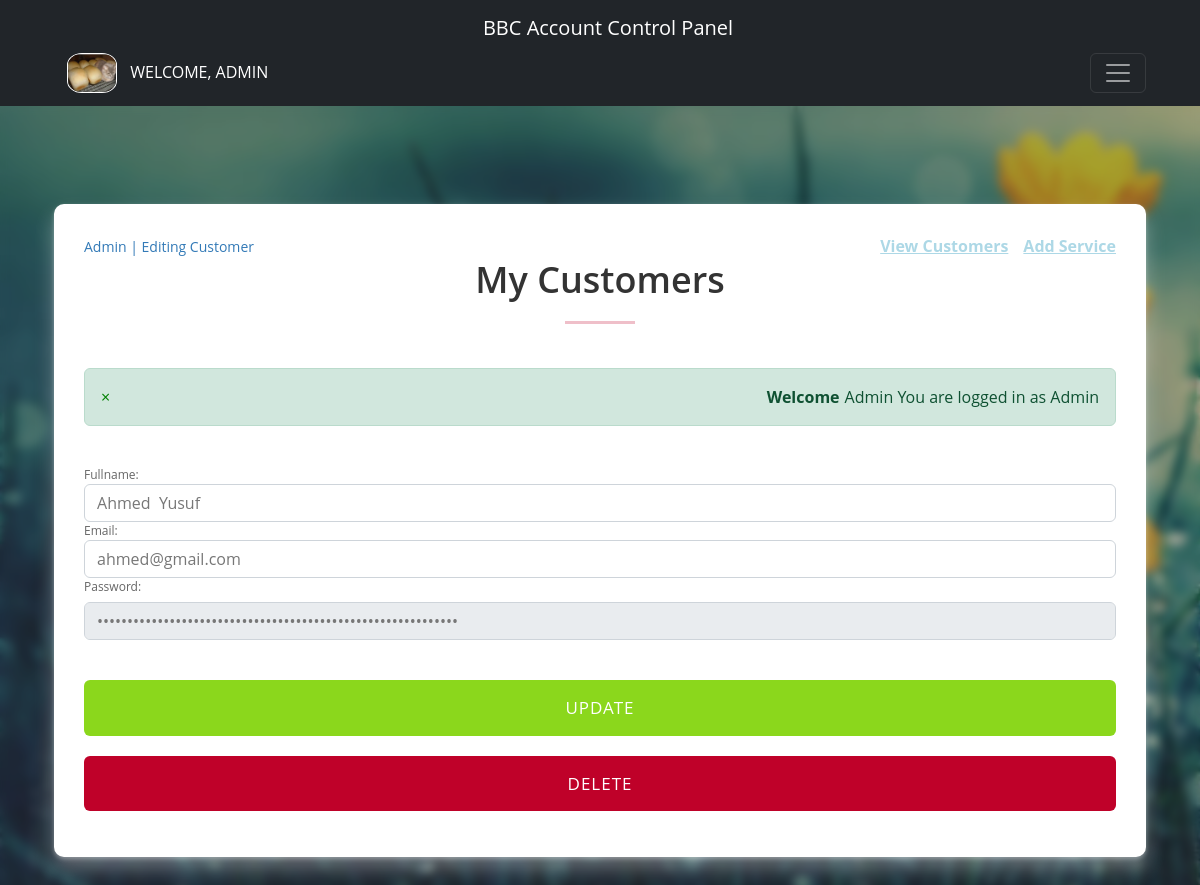
The page /edit.php?cus_id=789 (signed in) on the database as committed earlier.
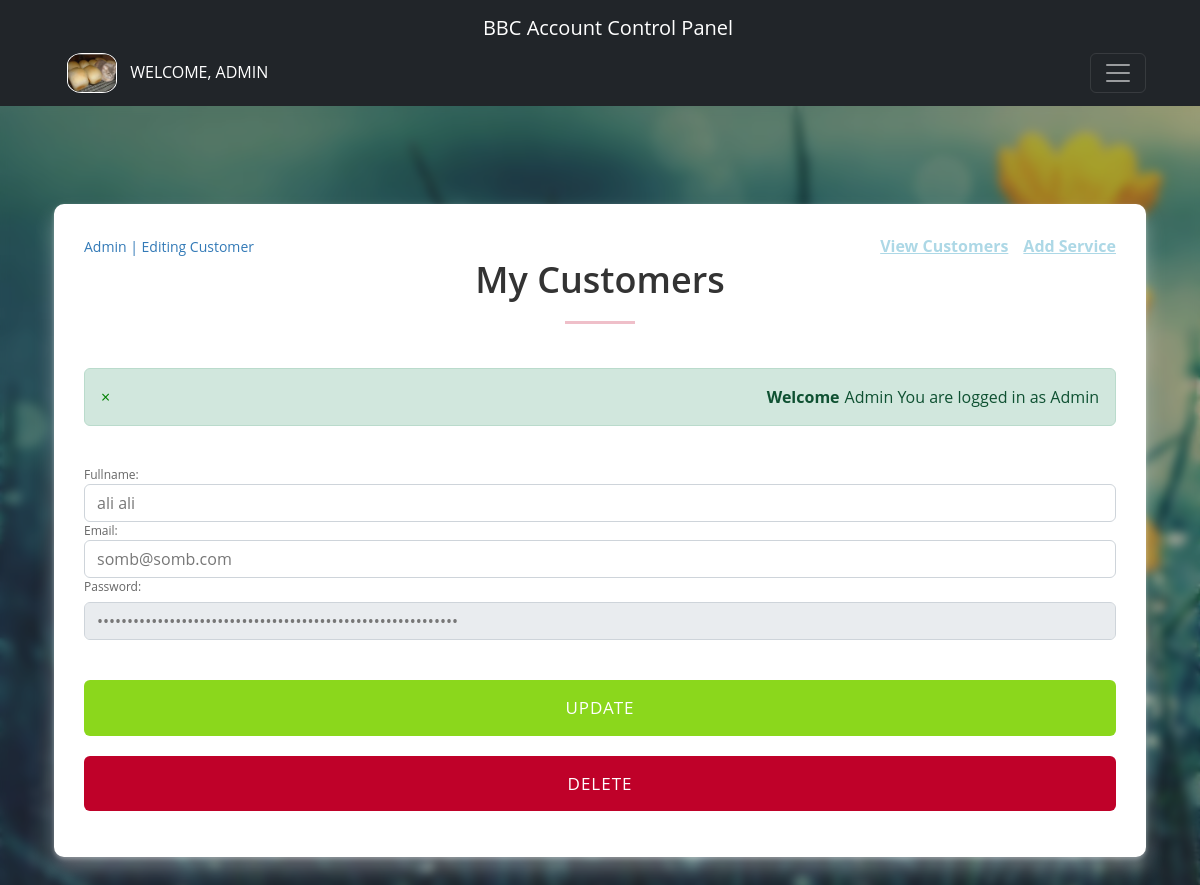
The same page on the database as committed later.
### tables this page shows
CREATE TABLE `user` (
  `id` int(11) NOT NULL,
  `fullName` varchar(80) NOT NULL,
  `image` varchar(255) NOT NULL,
  `email` varchar(255) NOT NULL,
  `password` char(128) NOT NULL,
  `phone_number` varchar(15) DEFAULT NULL,
  `user_type` char(3) NOT NULL DEFAULT 'CTM',
  `created_at` datetime NOT NULL DEFAULT current_timestamp(),
  `updated_at` datetime NOT NULL DEFAULT current_timestamp() ON UPDATE current_timestamp(),
  `spending` int(5) NOT NULL
);

### includes/config.php (called while the page is built, shortened)
<?php
class config
{
    private $host = "localhost";
    private $user = "root";
    private $pass = "";
    private $dbnm = "servicesystem";
    private $dbh;
    private $stmt;
    public function __construct()
    {
        $dsn = "mysql:host=" . $this->host . "; dbname=" . $this->dbnm;
        $options = array(
                PDO::ATTR_PERSISTENT => true,
                PDO::ATTR_ERRMODE => PDO::ERRMODE_EXCEPTION
        );
        try {
            $this->dbh = new PDO($dsn, $this->user, $this->pass, $options);
        } catch (PDOException $error) {
            $this->errmsg = $error->getMessage();
            echo $this->errmsg;
        }
    }
    public function query($query)
    {
        $this->stmt = $this->dbh->prepare($query);
    }
    public function bindvalue($param, $value, $type)
    {
        $this->stmt->bindValue($param, $value, $type);
    }
    public function execute()
    {
        return $this->stmt->execute();
    }
    public function fetchSingle()
    {
        $this->execute();
        return $this->stmt->fetch(PDO::FETCH_ASSOC);
    }
}
?>

### edit.php (the view, shortened to what this page needs)
<?php include('includes/header.php'); ?>
<link rel="stylesheet" href="css/style.css">
<?php
    $user_id=0;
    if(isset($_GET['cus_id'])){
        $user_id   =   $_GET['cus_id'];
    }
    require('includes/config.php');
    $db = new config;
    $db->query("SELECT * FROM user WHERE id =:id");
    $db->bindValue(':id', $user_id, PDO::PARAM_INT);
    $row = $db->fetchSingle();
?>
<div class="container" style="background-color: aliceblue;padding: 30px;border-radius: 10px;box-shadow: 0 12px 20px 0 rgb(255 255 255 / 33%), 0 2px 4px 0 rgb(255 255 255 / 32%);background-color:#fff;">
<div class="well">
<div style="display: flex;justify-content:space-between;align-items:center;">
    <?php echo '<small class="pull-left" style="color:#337ab7;">' . $_SESSION['user_data']['fullName'] . ' | Editing Customer</small>';?>
    <div style="display: flex;gap:15px;">
      <small class="pull-right" id="o22"><a href="customers.php"> View Customers</a> </small>
      <small class="pull-right" id="o33"><a href="add_service.php"> Add Service</a> </small>
    </div>
</div>
  <h2 class="text-center">My Customers</h2>
  <hr>
  <br>
</div>
<div class="rows">
  <div class="col-md-12 col-md-offset-3">
    <?php  if($row) : ?>
    <br>
    <form class="form-horizontal" role="form" method="post" action="edit.php?cus_id=<?php echo $user_id; ?>">
      <div class="form-group">
        <label class="control-label col-sm-4" for="name">Fullname:</label>
        <div class="col-sm-12">
          <input type="name" name="name" class="form-control" id="name" value="<?php echo $row['fullName'] ?>" required>
        </div>
      </div>
  <div class="form-group">
    <label class="control-label col-sm-4" for="email">Email:</label>
    <div class="col-sm-12">
      <input type="email" name="email" class="form-control" id="email" value="<?php echo $row['email'] ?>" required>
    </div>
  </div>
  <div class="form-group ">
    <label class="control-label col-sm-4" for="pwd">Password:</label><br>
    <div class="col-sm-12" style="margin-bottom: 20px;">
      <fieldset disabled>
        <input type="password" name="password" class="form-control disabled" id="pwd"
          placeholder="Cannot Change Password" value="<?php echo $row['password'] ?>" required>
      </fieldset>
    </div>
  </div>
  <div class="form-group">
    <div class="col-sm-offset-2 col-sm-12" style="display: flex;justify-content: space-around;">
      <input type="submit" class="btn btn-custom" name="update_customer" value="Update" style="width: 100%;">
    </div>
  </div>
</div>
<?php endif ;  ?>
<form method="POST">
  <button class="btn btn-custom2 pull-right text-center d-block" name="delete_customer" value="Delete" style="width: 100%;"> DELETE</a>
</form>
</div>
</div>
</div>
</div>
</body>
</html>

Rows that differ between the two databases and show on the page:
changed user: name "Ahmed Yusuf" → "ali ali"; email "ahmed@gmail.com" → "somb@somb.com"
